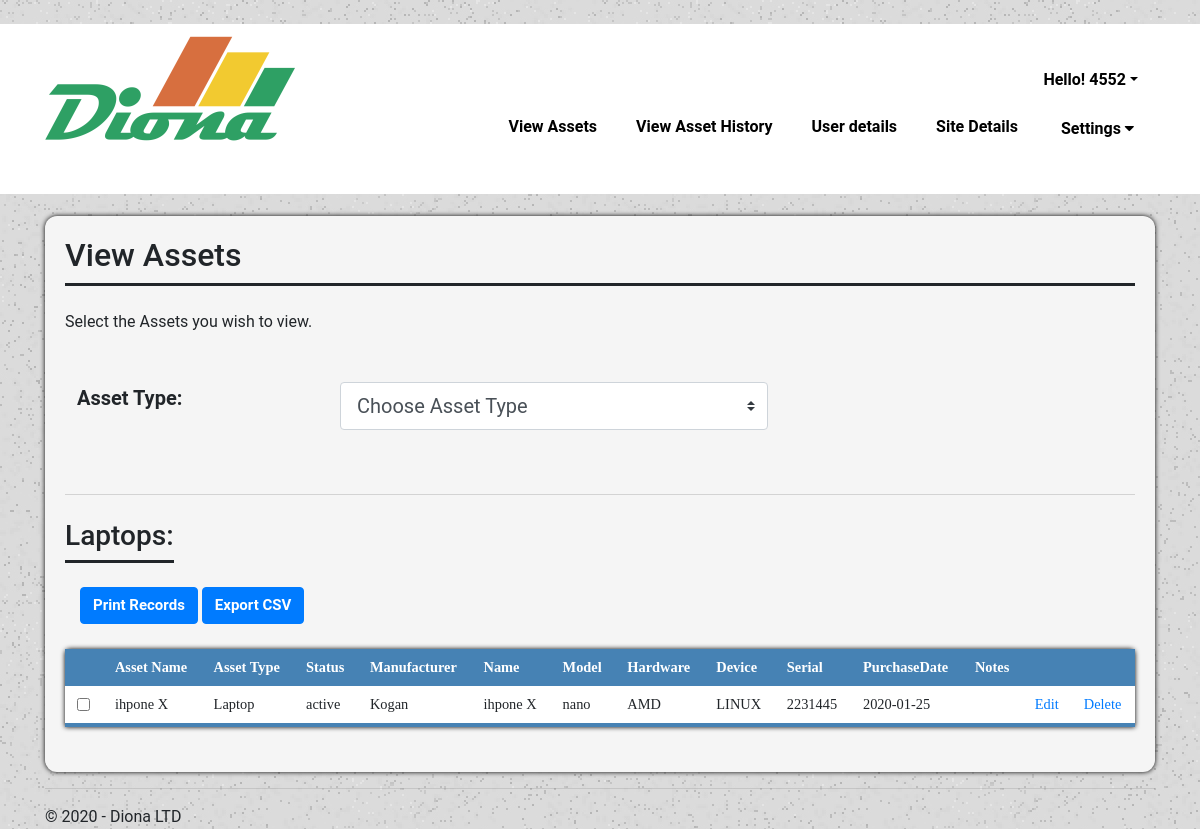
Screenshot of /adminview/laptop (signed in) with the database file from the repository.
### tables this page shows
CREATE TABLE `AssetType` (
                                            `assetType_id` integer,
                                            `assetType_name` TEXT NOT NULL,
                                            PRIMARY KEY (`assetType_id`));

CREATE TABLE `Asset` (
                                            `asset_id` integer,
                                            `assetType_id` integer NOT NULL,
                                            `asset_name` TEXT NOT NULL,
                                            PRIMARY KEY (`asset_id`)
                                            FOREIGN KEY (`assetType_id`) REFERENCES `AssetType` (`assetType_id`));

### EX1/views.py (the view)
@app.route('/adminview/laptop')
def admin_laptop():
    if 'loggedin' in session:
        types = dbHandler.getAllAssetType()
        conn = sqlite3.connect(r"diona.db")
        cur = conn.cursor()
        name_types = cur.execute("SELECT a.asset_id, a.asset_name , t.assetType_name, GROUP_CONCAT(d.key_value) FROM AssetDetails d, AssetType t INNER JOIN Asset a on a.asset_id = d.asset_id AND a.assetType_id = t.assetType_id WHERE t.assetType_name = 'Laptop' GROUP BY a.asset_id")
        rows = name_types.fetchall()
        results = [0 for x in range(len(rows))]
        for x in range(len(rows)):
            results[x] = rows[x][3].split(',')
        cur2 = conn.cursor()
        details_keys = cur2.execute("SELECT a.asset_id, a.asset_name, GROUP_CONCAT(d.key_name) FROM AssetDetails d, AssetType t INNER JOIN Asset a on a.asset_id = d.asset_id AND a.assetType_id = t.assetType_id WHERE t.assetType_name = 'Laptop' GROUP BY a.asset_id")
        return render_template('admin_laptop.html',
                                title='Admin View',
                                username=session['id'],
                                rows = rows,
                                res = results,
                                keys = details_keys.fetchall()[0][2].split(','),
                                type = types,
                                year=datetime.now().year)
    return redirect(url_for('login'))

### EX1/models.py (called while the page is built)
def create_connection(db_file):
    conn = None
    try:
        conn = sqlite3.connect(db_file)
    except Error as e:
        print(e)
    return conn

def getAllAssetType():
    con = create_connection("diona.db")
    try:
        with con:
            cur = con.cursor()
            cur.execute("SELECT DISTINCT assetType_name FROM AssetType")
            rows = cur.fetchall()
            return rows
    except sqlite3.IntegrityError:
        print ("couldn't add data")
    con.close()

### EX1/templates/admin_laptop.html (shortened to what this page needs)
{% extends "layout_admin.html" %}
{% block content %}
<div class="viewContainer">
    <div class="siteHeader">
        <h2>View Assets</h2>
    </div>
    <br>
    <p>Select the Assets you wish to view.</p>
    <br>
    <div class="row">
        <div class="col-3" style="justify-content: center;">
            <label class="col-form-label col-form-label-lg" for="searchBox1"><strong>Asset Type:</strong></label>
        </div>
        <div class="col-5" style="justify-content: center;">
            <select class="custom-select custom-select-lg mb-3" id="searchBox1" onchange="location = this.value;">
                <option selected>Choose Asset Type</option>
            </select>
        </div>
    </div>
    <br>
    <br>
    <div id="loginUserview"></div>
    <br>
    <div class="extendedTable">
        <div class="container" style="overflow-x:auto;">
            <div class="row">
                <div class="siteHeader">
                    <h3>Laptops:</h3>
                </div>
            </div>
            <br>
            <button class="btn btn-primary" onclick="printRecords()">Print Records</button>
            <button id="export" class="btn btn-primary" data-export="export">Export CSV</button>
        </div>
        <table class="view-table" id="tableView">
            <thead>
                <tr>
                    <th scope="row"> </th>
                    <th> Asset Name </th>
                    <th> Asset Type </th>
                    {%  for x in keys: %}
                    <th> {{ x }} </th>
                    {% endfor %}
                    <th> </th>
                    <th> </th>
                </tr>
            </thead>
            {%  for row in range(rows|length): %}
            <tbody>
                <tr>
                    <td scope="row"><input type="checkbox" id="checkBx" name="row-check" value="{{ rows[row][0] }}"></td>
                    <td>{{ rows[row][1] }}</td>
                    <td>{{ rows[row][2] }}</td>
                    {%  for x in res[row]: %}
                    <td>{{ x }}</td>
                    {% endfor %}
                    <td>
                        <a href="{{ url_for('update_assetsLaptop')}}?id={{ rows[row][0] }}"
                           class="text-primary">Edit</a>
                    </td>
                    <td>
                        <a href="{{ url_for('delete_laptop')}}?id={{ rows[row][0] }}" class="text-primary">Delete</a>
                    </td>
                </tr>
            </tbody>
            {% endfor %}
        </table>
    </div>
</div>
        {% endblock %}

### EX1/static/styles.css (style rules this page uses)
body { font-family: Roboto, Arial, sans-serif; background-image: url('/static/image/boxed-bg.jpg'); margin: 0; height: 100%; }
.siteHeader { text-align: left; font-family: Roboto, Arial, sans-serif; font-size: 14px; border-bottom: 3px solid #212529; color: #212529; }
.viewContainer { background-color: #F5F5F5; justify-content: center; padding: 20px; margin-top: 2%; border-bottom:5px; box-shadow: 0 0 5px rgba(0, 0, 0, 15); border-radius: 12px; overflow-x: auto; }
.btn { font-size: 15px; font-weight: bold; }
.row:after { content: ""; display: table; clear: both; }
label { padding-top: 12px; padding-right: 12px; padding-left: 12px; display: inline-block; }
input[type= text], [type= email], select, textarea { width: 100%; padding: 12px; margin: 8px 0; display: inline-block; border: 1px solid #ccc; border-radius: 4px; box-sizing: border-box; resize: vertical; }
.view-table { border-collapse: collapse; margin: 25px 0px; font-size: 0.9em; min-width: 400px; border-radius: 5px 5px 0 0; box-shadow: 0 0 5px rgba(0, 0, 0, 15); font-family: Calibri; }
.view-table thead tr { background-color: #4682B4; color: white; font-weight: bold; }
.view-table thead th { text-align: left; }
.view-table th, .view-table td { padding: 10px 12px; }
.view-table tbody tr { border-bottom: 1px solid #dddddd; }
.view-table tbody:last-of-type { border-bottom: 4px solid #4682B4; }
.view-table tbody { background-color: #f3f3f3; }
.view-table tbody:nth-child(2n) { background-color: white; }
#loginUserview { border-top: lightgrey 1px solid; text-align: center; }
.extendedTable table { width: 100% }

### rows the page displays
AssetType: assetType_name "Laptop", x "active" "Kogan" "ihpone X" "nano" "AMD" "LINUX" "2231445" "2020-01-25"
Asset: asset_name "ihpone X"

### other values shown
{{ username }} "4552"
{{ x }} "Status" "Manufacturer" "Name" "Model" "Hardware" "Device" "Serial" "PurchaseDate" "Notes"
